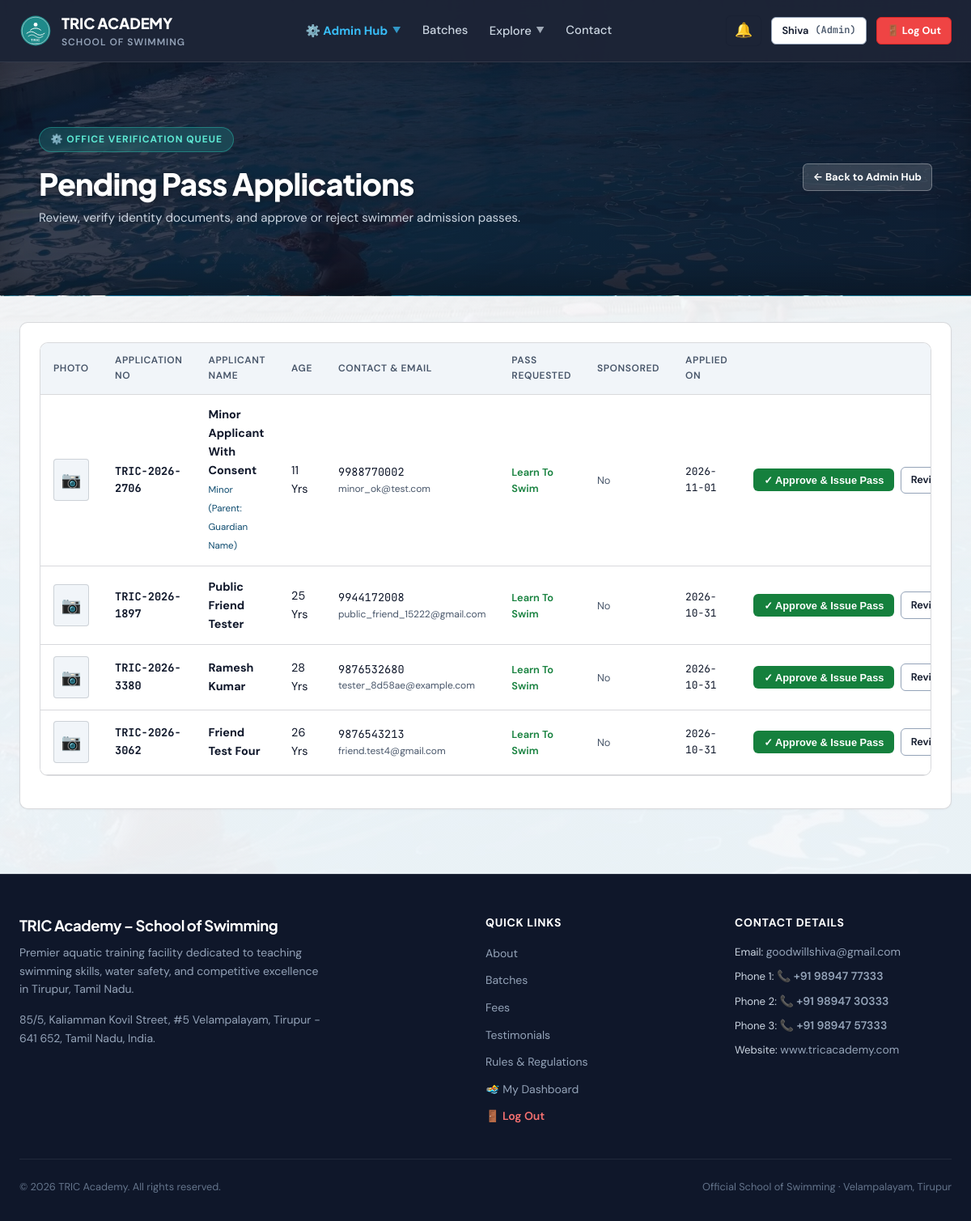
Page /admin/applicants (signed in) on the earlier database version.
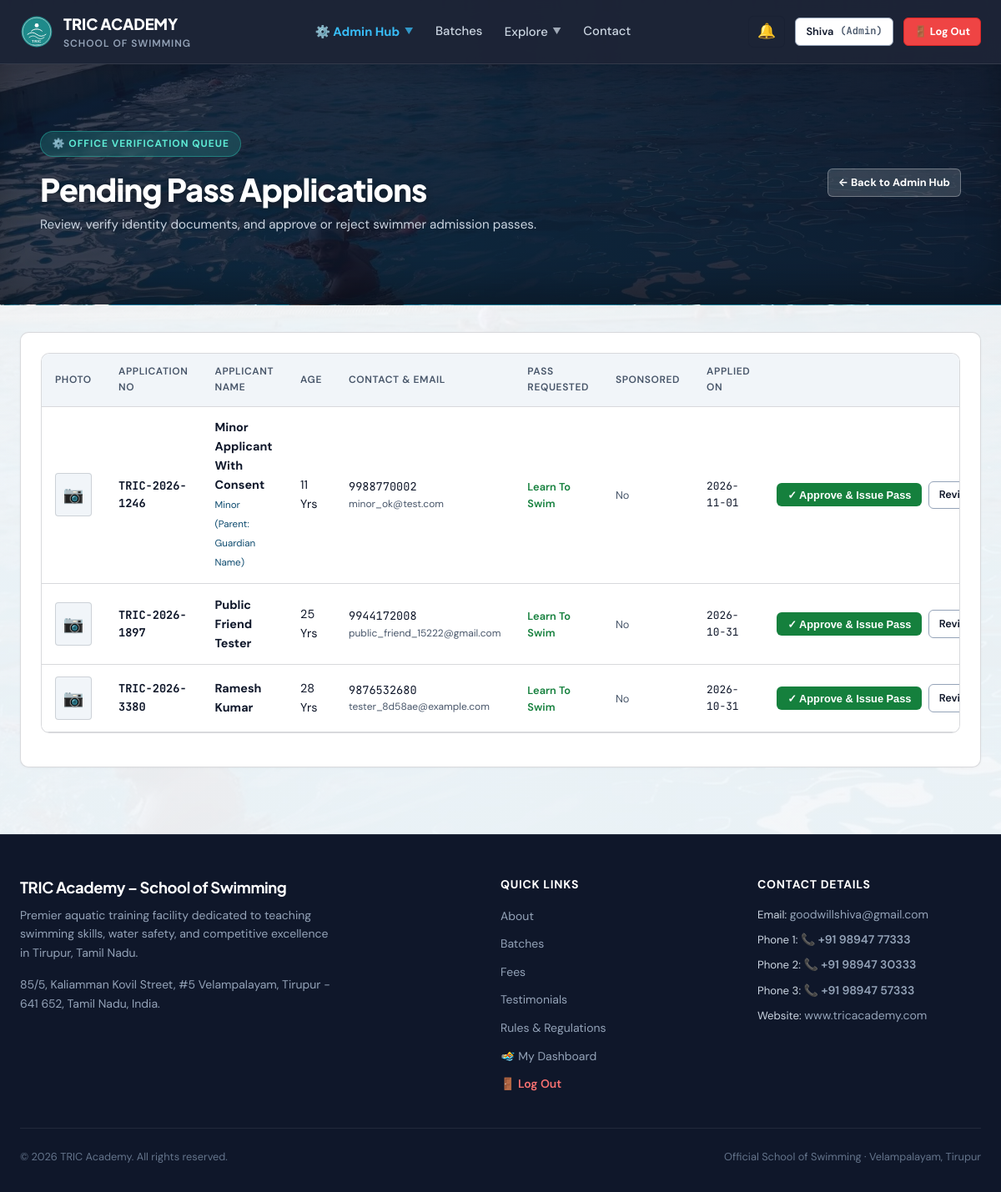
Same page on the later database version.
### tables this page shows
CREATE TABLE "users" (
    id INTEGER PRIMARY KEY AUTOINCREMENT,
    app_no TEXT UNIQUE NOT NULL,
    role TEXT CHECK(role IN ('member', 'coach', 'admin')) NOT NULL DEFAULT 'member',
    status TEXT CHECK(status IN ('pending', 'approved', 'deactivated')) NOT NULL DEFAULT 'pending',
    name TEXT NOT NULL,
    email TEXT NOT NULL,
    phone TEXT NOT NULL,
    password_hash TEXT NOT NULL,
    dob DATE,
    age INTEGER,
    address TEXT,
    pincode TEXT,
    guardian_name TEXT,
    guardian_occupation TEXT,
    experience TEXT,
    pass_type_requested TEXT CHECK(pass_type_requested IN ('learn_to_swim', 'competition')) DEFAULT 'learn_to_swim',
    sponsored INTEGER DEFAULT 0,
    sponsor_cert_filename TEXT,
    photo_filename TEXT,
    health_declared INTEGER DEFAULT 0,
    rules_agreed INTEGER DEFAULT 0,
    signature_name TEXT,
    place TEXT,
    application_date DATE DEFAULT (DATE('now')),
    email_verified INTEGER DEFAULT 0,
    email_token TEXT,
    phone_verified INTEGER DEFAULT 0,
    mock_otp TEXT,
    reset_token TEXT,
    reset_token_expiry DATETIME,
    created_at DATETIME DEFAULT CURRENT_TIMESTAMP,
    rules_confirmed_at DATETIME,
    parent_id INTEGER REFERENCES users(id)
, dpdp_consent INTEGER DEFAULT 0);

CREATE TABLE office_use (
    id INTEGER PRIMARY KEY AUTOINCREMENT,
    user_id INTEGER UNIQUE NOT NULL,
    coach_recommendation TEXT,
    pass_type_issued TEXT,
    validity_start DATE,
    validity_end DATE,
    id_card_number TEXT,
    id_card_fee_paid INTEGER DEFAULT 0,
    documents_verified INTEGER DEFAULT 0,
    section_ic_signature TEXT,
    section_ic_date DATE,
    approved_by TEXT,
    approved_at DATETIME,
    FOREIGN KEY (user_id) REFERENCES users(id) ON DELETE CASCADE
);

### app.py (the view)
@app.route('/admin/applicants')
@role_required(['admin'])
def admin_applicants():
    db = get_db()
    applicants = db.execute(
        """
        SELECT u.*, o.id_card_number, o.documents_verified
        FROM users u
        LEFT JOIN office_use o ON u.id = o.user_id
        WHERE u.status = 'pending'
        ORDER BY u.id DESC
        """
    ).fetchall()
    return render_template('admin_applicants.html', applicants=applicants)

### app.py (called while the page is built)
def get_db():
    if 'db' not in g:
        g.db = sqlite3.connect(DATABASE, timeout=30.0, detect_types=sqlite3.PARSE_DECLTYPES)
        g.db.row_factory = sqlite3.Row
        g.db.execute("PRAGMA busy_timeout = 30000")
        g.db.execute("PRAGMA journal_mode = WAL")
        g.db.execute("PRAGMA foreign_keys = ON")
    return g.db

def get_current_user():
    if session.get('logged_out'):
        return None
    uid = session.get('user_id')
    if not uid:
        return None
    db = get_db()
    user = db.execute(
        """
        SELECT u.*,
               m.id AS membership_id, m.plan_id, m.batch_id, m.start_date, m.end_date, m.is_active AS membership_active,
               b.name AS batch_name, b.is_competition,
               p.name AS plan_name, p.fee_amount
        FROM users u
        LEFT JOIN user_memberships m ON u.id = m.user_id AND m.is_active = 1
        LEFT JOIN batches b ON m.batch_id = b.id
        LEFT JOIN plans p ON m.plan_id = p.id
        WHERE u.id = ?
        """,
        (uid,)
    ).fetchone()
    return user

@app.context_processor
def inject_user():
    user = get_current_user()
    unread_notifications_count = 0
    notifications_list = []
    if user:
        try:
            db = get_db()
            notifications_list = db.execute(
                "SELECT * FROM notifications WHERE user_id = ? ORDER BY created_at DESC LIMIT 5",
                (user['id'],)
            ).fetchall()
            unread_notifications_count = db.execute(
                "SELECT COUNT(*) AS c FROM notifications WHERE user_id = ? AND is_read = 0",
                (user['id'],)
            ).fetchone()['c']
        except Exception:
            pass
    return dict(
        current_user=user,
        now=datetime.now(),
        unread_notifications_count=unread_notifications_count,
        user_notifications=notifications_list
    )

def role_required(allowed_roles):
    def decorator(f):
        @wraps(f)
        def decorated_function(*args, **kwargs):
            user = get_current_user()
            if not user:
                flash('Please log in.', 'warning')
                return redirect(url_for('login'))
            if user['role'] not in allowed_roles:
                abort(403)
            return f(*args, **kwargs)
        return decorated_function
    return decorator

### templates/admin_applicants.html (shortened to what this page needs)
{% extends "base.html" %}
{% block content %}
<div class="page-hero-banner">
  <div class="container" style="max-width: 1200px;">
    <div style="display: flex; justify-content: space-between; align-items: center; flex-wrap: wrap; gap: 1.5rem;">
      <div>
        <div class="hero-badge">⚙️ Office Verification Queue</div>
        <h1 style="color: #FFFFFF; margin: 0.25rem 0 0.5rem 0; font-size: clamp(1.75rem, 3.5vw, 2.35rem);">Pending Pass Applications</h1>
        <p style="color: #CBD5E1; margin: 0; font-size: 0.95rem;">Review, verify identity documents, and approve or reject swimmer admission passes.</p>
      </div>
      <div>
        <a href="{{ url_for('admin_dashboard') }}" class="btn btn-secondary btn-sm" style="background: rgba(255,255,255,0.15); border-color: rgba(255,255,255,0.3); color: #FFFFFF; font-weight: 700;">
          ← Back to Admin Hub
        </a>
      </div>
    </div>
  </div>
</div>
<div class="container" style="padding-top: 2rem; padding-bottom: 5rem;">
  <div class="card">
    {% if applicants %}
    <div class="table-container">
      <table class="data-table">
        <thead>
          <tr>
            <th>Photo</th>
            <th>Application No</th>
            <th>Applicant Name</th>
            <th>Age</th>
            <th>Contact &amp; Email</th>
            <th>Pass Requested</th>
            <th>Sponsored</th>
            <th>Applied On</th>
            <th style="text-align: right;">Action</th>
          </tr>
        </thead>
        <tbody>
          {% for a in applicants %}
          <tr>
            <td>
              <div style="width: 44px; height: 52px; border: 1px solid var(--border-hairline); border-radius: 4px; overflow: hidden; background: #F1F5F9;">
                {% if a.photo_filename %}
                  <img src="{{ url_for('serve_upload', category='photos', filename=a.photo_filename) }}" alt="{{ a.name }}" style="width: 100%; height: 100%; object-fit: cover;">
                {% else %}
                  <div style="display: flex; align-items: center; justify-content: center; height: 100%; color: #94A3B8; font-size: 1.25rem;">📷</div>
                {% endif %}
              </div>
            </td>
            <td class="font-mono" style="font-size: 0.85rem; font-weight: 700;">{{ a.app_no }}</td>
            <td>
              <div style="font-weight: 700;">{{ a.name }}</div>
              {% if a.age and a.age < 18 %}
                <span style="font-size: 0.725rem; color: var(--brand-accent);">Minor (Parent: {{ a.guardian_name or 'N/A' }})</span>
              {% elif a.age and a.age > 50 %}
                <span style="font-size: 0.725rem; color: var(--danger);">Senior &gt;50 (Fitness Cert Req.)</span>
              {% endif %}
            </td>
            <td>{{ a.age or '--' }} Yrs</td>
            <td>
              <div class="font-mono" style="font-size: 0.85rem;">{{ a.phone }}</div>
              <div style="font-size: 0.75rem; color: var(--text-muted);">{{ a.email }}</div>
            </td>
            <td>
              <span class="status-badge {{ 'status-competition' if a.pass_type_requested == 'competition' else 'status-active' }}">
                {{ a.pass_type_requested|replace('_', ' ')|title }}
              </span>
            </td>
            <td>
              {% if a.sponsored %}
                <span style="color: var(--brand-primary); font-weight: 700; font-size: 0.8rem;">Yes</span>
                {% if a.sponsor_cert_filename %}
                  <a href="{{ url_for('serve_upload', category='certs', filename=a.sponsor_cert_filename) }}" target="_blank" style="font-size: 0.75rem; display: block; text-decoration: underline;">[View Cert]</a>
                {% endif %}
              {% else %}
                <span style="color: var(--text-muted); font-size: 0.8rem;">No</span>
              {% endif %}
            </td>
            <td class="font-mono" style="font-size: 0.8rem;">{{ a.application_date }}</td>
            <td style="text-align: right; white-space: nowrap;">
              <div style="display: inline-flex; gap: 0.45rem; align-items: center; justify-content: flex-end;">
                <form action="{{ url_for('admin_quick_approve', user_id=a.id) }}" method="POST" class="quick-approve-form" data-user-id="{{ a.id }}" style="display: inline; margin: 0;">
                  <button type="submit" class="btn btn-primary btn-sm approve-pass-btn" id="approve-btn-{{ a.id }}" style="background-color: var(--success); font-weight: 700;">
                    ✓ Approve &amp; Issue Pass
                  </button>
                </form>
                <a href="{{ url_for('admin_application_review', user_id=a.id) }}" class="btn btn-secondary btn-sm" title="View paperwork">
                  Review 📄
                </a>
              </div>
            </td>
          </tr>
          {% endfor %}
        </tbody>
      </table>
    </div>
    {% else %}
    <p style="text-align: center; color: var(--text-muted); padding: 3rem 0;">
      No pending applications. All applicants have been reviewed and approved!
    </p>
    {% endif %}
  </div>
</div>
{% endblock %}

### templates/base.html (shortened to what this page needs)
<!DOCTYPE html>
<html lang="en">
<head>
  <link rel="stylesheet" href="{{ url_for('static', filename='css/theme.css') }}">
  <link rel="stylesheet" href="{{ url_for('static', filename='css/paper_form.css') }}">
</head>
<body class="{% block body_class %}{% endblock %}">
  <header class="top-navbar {% block nav_class %}{% endblock %}">
    <div class="nav-container">
      <a href="{{ url_for('index') }}" class="brand-lockup">
        <img src="{{ url_for('static', filename='images/logo.svg') }}" alt="TRIC Logo" class="brand-logo-img">
        <div>
          <span class="brand-name">TRIC ACADEMY</span>
          <span class="brand-sub" data-i18n="nav_brand_sub">School of Swimming</span>
        </div>
      </a>
      <nav class="nav-links">
        {% if current_user and current_user.role == 'member' %}
          <a href="{{ url_for('member_dashboard') }}" class="nav-link {% if request.path in ('/dashboard', '/member/dashboard') %}active{% endif %}" data-i18n="nav_dashboard">🏊 My Dashboard</a>
          <a href="{{ url_for('renew_membership') }}" class="nav-link {% if request.path == '/renew' %}active{% endif %}" data-i18n="nav_renew">⚡ Renew Pass</a>
          <a href="{{ url_for('index') }}#batches" class="nav-link" data-i18n="nav_batches">Batches</a>
        {% elif current_user and current_user.role == 'admin' %}
          <div class="nav-dropdown" id="navAdminDropdown">
            <button type="button" class="nav-dropdown-toggle {% if '/admin' in request.path %}active{% endif %}" style="color: #38BDF8; font-weight: 700;">
              <span>⚙️ Admin Hub</span>
              <span class="nav-dropdown-chevron">▼</span>
            </button>
          </div>
          <a href="{{ url_for('index') }}#batches" class="nav-link" data-i18n="nav_batches">Batches</a>
        {% else %}
          <a href="{{ url_for('index') }}#about" class="nav-link" data-i18n="nav_about">About</a>
          <a href="{{ url_for('index') }}#batches" class="nav-link" data-i18n="nav_batches">Batches</a>
          <a href="{{ url_for('index') }}#fees" class="nav-link" data-i18n="nav_fees">Fees</a>
        {% endif %}
        <div class="nav-dropdown" id="navExploreDropdown">
          <button type="button" class="nav-dropdown-toggle {% if request.path in ('/rules', '/competition') %}active{% endif %}" aria-expanded="false" aria-haspopup="true">
            <span data-i18n="nav_explore">Explore</span>
            <span class="nav-dropdown-chevron">▼</span>
          </button>
        </div>
        <a href="{{ url_for('index') }}#contact" class="nav-link" data-i18n="nav_contact">Contact</a>
      </nav>
      <div class="nav-actions">
        {% if current_user %}
          <div class="notif-dropdown-wrapper">
            <button type="button" class="notif-btn" id="notifBellBtn" title="Notifications" onclick="document.getElementById('notifMenu').classList.toggle('open')">
              🔔
            </button>
          </div>
          <a href="{{ url_for('member_dashboard') if current_user.role == 'member' else url_for('admin_dashboard') }}" class="btn btn-secondary btn-sm nav-desktop-user">
            <span>{{ current_user.name.split()[0] }}</span>
            <span class="font-mono" style="font-size: 0.75rem; color: var(--text-muted);">({{ current_user.role|capitalize }})</span>
          </a>
          <a href="{{ url_for('logout') }}" class="btn btn-danger btn-sm nav-desktop-logout" style="font-weight: 700; background-color: #EF4444; border-color: #DC2626; color: #FFFFFF;" title="Log Out" data-i18n="nav_logout">
          </a>
        {% else %}
          <a href="{{ url_for('login') }}" class="btn btn-secondary btn-sm nav-desktop-login" data-i18n="nav_login">Login</a>
          <a href="{{ url_for('apply_pass') }}" class="btn btn-primary btn-sm nav-desktop-apply" data-i18n="nav_apply">Apply for Pass</a>
        {% endif %}
      </div>
    </div>
  </header>
  <main class="main-content">
    {% block content %}{% endblock %}
  </main>
  <footer class="site-footer">
    <div class="footer-container">
      <div class="footer-brand">
        <h4>TRIC Academy – School of Swimming</h4>
        <p>Premier aquatic training facility dedicated to teaching swimming skills, water safety, and competitive excellence in Tirupur, Tamil Nadu.</p>
        <div style="margin-top: 1rem; font-size: 0.85rem; color: #94A3B8;">
          <p>85/5, Kaliamman Kovil Street, #5 Velampalayam, Tirupur - 641 652, Tamil Nadu, India.</p>
        </div>
      </div>
      <div class="footer-col">
        <h5>Quick Links</h5>
        <ul class="footer-links">
          <li><a href="{{ url_for('index') }}#about" data-i18n="nav_about">About Academy</a></li>
          <li><a href="{{ url_for('index') }}#batches" data-i18n="nav_batches">Batch Schedules</a></li>
          <li><a href="{{ url_for('index') }}#fees" data-i18n="nav_fees">Membership Fees</a></li>
          <li><a href="{{ url_for('index') }}#testimonials" data-i18n="nav_testimonials">Member Testimonials</a></li>
          <li><a href="{{ url_for('rules') }}" data-i18n="nav_rules">Pool Rules & Safety</a></li>
          {% if current_user %}
            <li><a href="{{ url_for('member_dashboard') if current_user.role == 'member' else url_for('admin_dashboard') }}" data-i18n="nav_dashboard">My Dashboard</a></li>
            <li><a href="{{ url_for('logout') }}" style="color: #F87171; font-weight: 600;" data-i18n="nav_logout">🚪 Log Out</a></li>
          {% else %}
            <li><a href="{{ url_for('apply_pass') }}" data-i18n="nav_apply">Apply for Entry Pass</a></li>
          {% endif %}
        </ul>
      </div>
      <div class="footer-col">
        <h5>Contact Details</h5>
        <ul class="footer-links" style="font-size: 0.825rem;">
          <li>Email: <a href="mailto:goodwillshiva@gmail.com">goodwillshiva@gmail.com</a></li>
          <li>Phone 1: <a href="tel:+919894777333" class="phone-link">📞 +91 98947 77333</a></li>
          <li>Phone 2: <a href="tel:+919894730333" class="phone-link">📞 +91 98947 30333</a></li>
          <li>Phone 3: <a href="tel:+919894757333" class="phone-link">📞 +91 98947 57333</a></li>
          <li>Website: <a href="http://www.tricacademy.com" target="_blank">www.tricacademy.com</a></li>
        </ul>
      </div>
    </div>
    <div class="footer-bottom">
      <span>&copy; {{ now.year }} TRIC Academy. All rights reserved.</span>
      <span>Official School of Swimming · Velampalayam, Tirupur</span>
    </div>
  </footer>
</body>
</html>

Differences in the rows shown:
no longer on this page (row unchanged): office_use: app_no "TRIC-2026-2706", name "Minor Applicant With Consent", guardian_name "Guardian Name", age "11", phone "9988770002", email "minor_ok@test.com", pass_type_requested "Learn To Swim", application_date "2026-11-01"
no longer on this page (row edited): office_use: app_no "TRIC-2026-3062", name "Friend Test Four", age "26", phone "9876543213", email "friend.test4@gmail.com", pass_type_requested "Learn To Swim", application_date "2026-10-31"
added office_use: app_no "TRIC-2026-1246", name "Minor Applicant With Consent", guardian_name "Guardian Name", age "11", phone "9988770002", email "minor_ok@test.com", pass_type_requested "Learn To Swim", application_date "2026-11-01"
